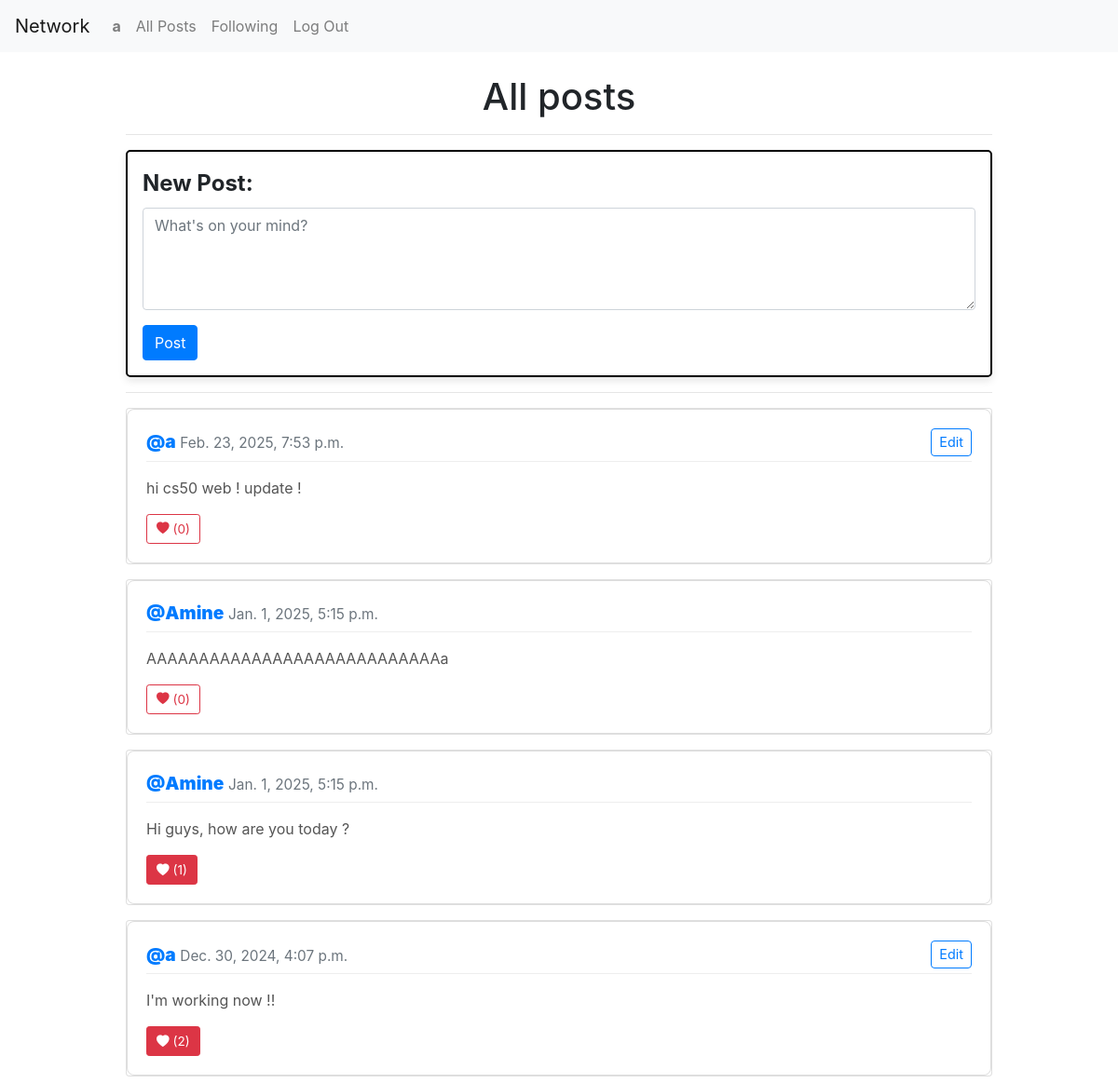
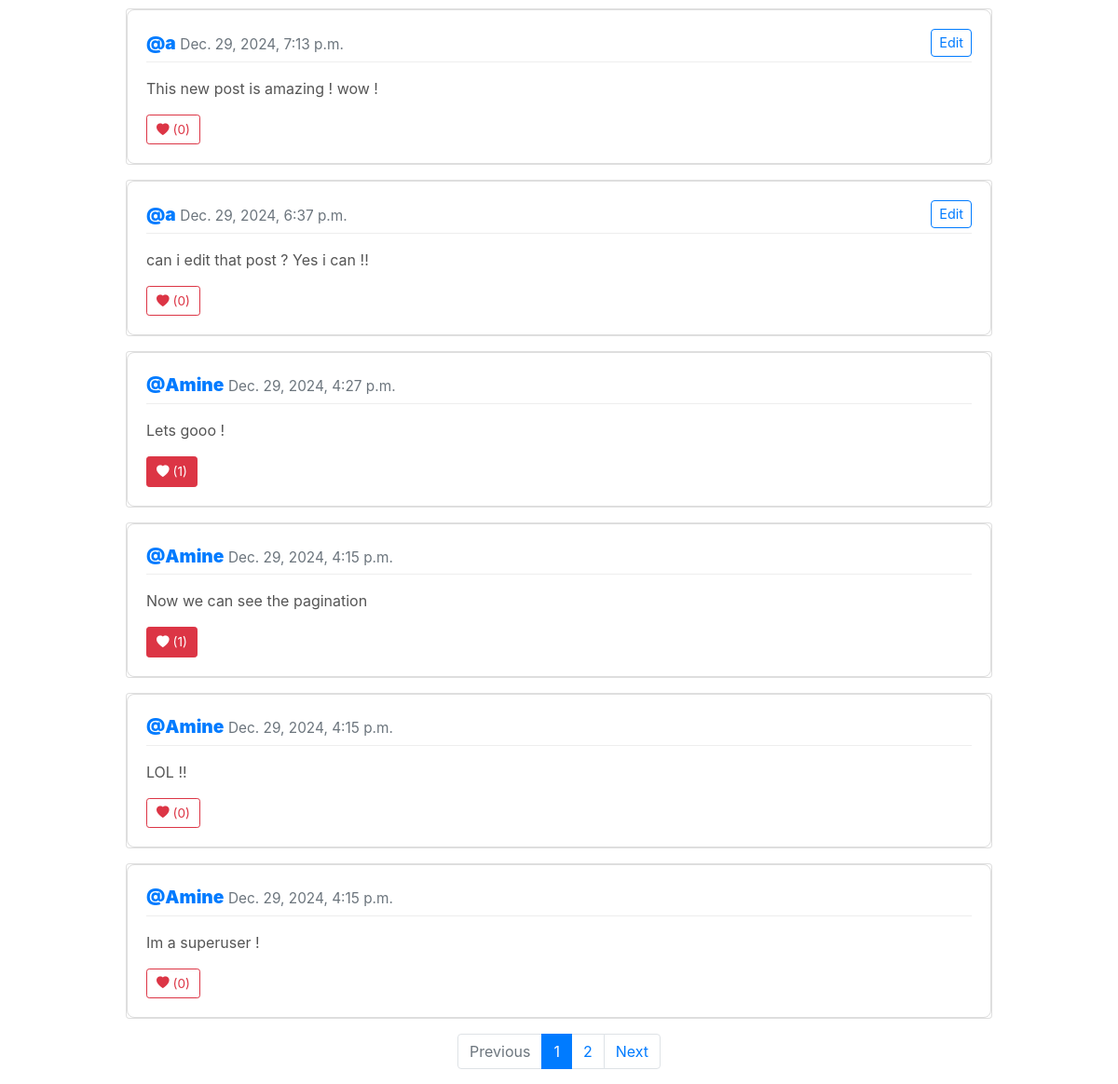
Before: / (signed in) with the older database file (2 pictures, top to bottom).
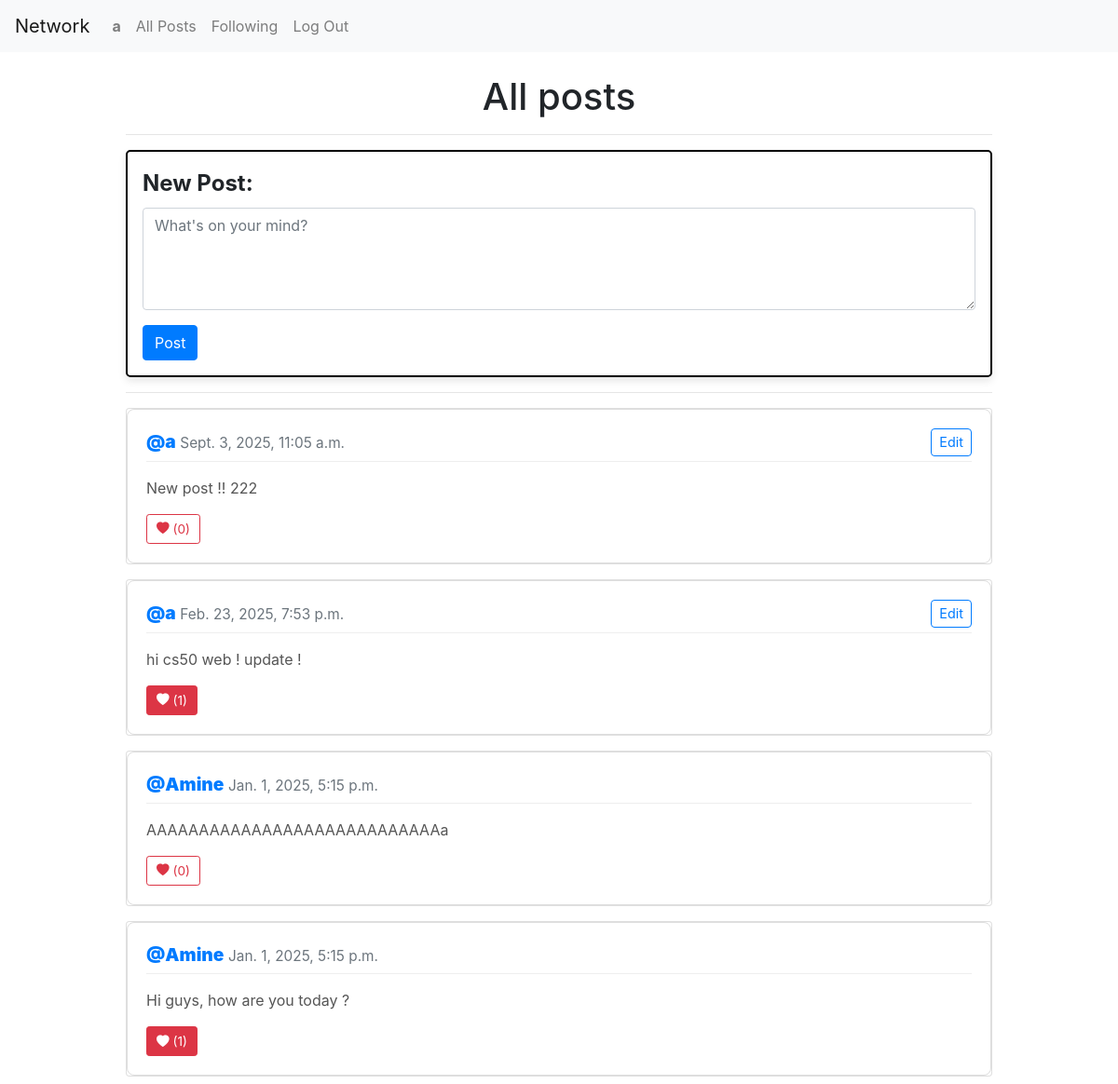
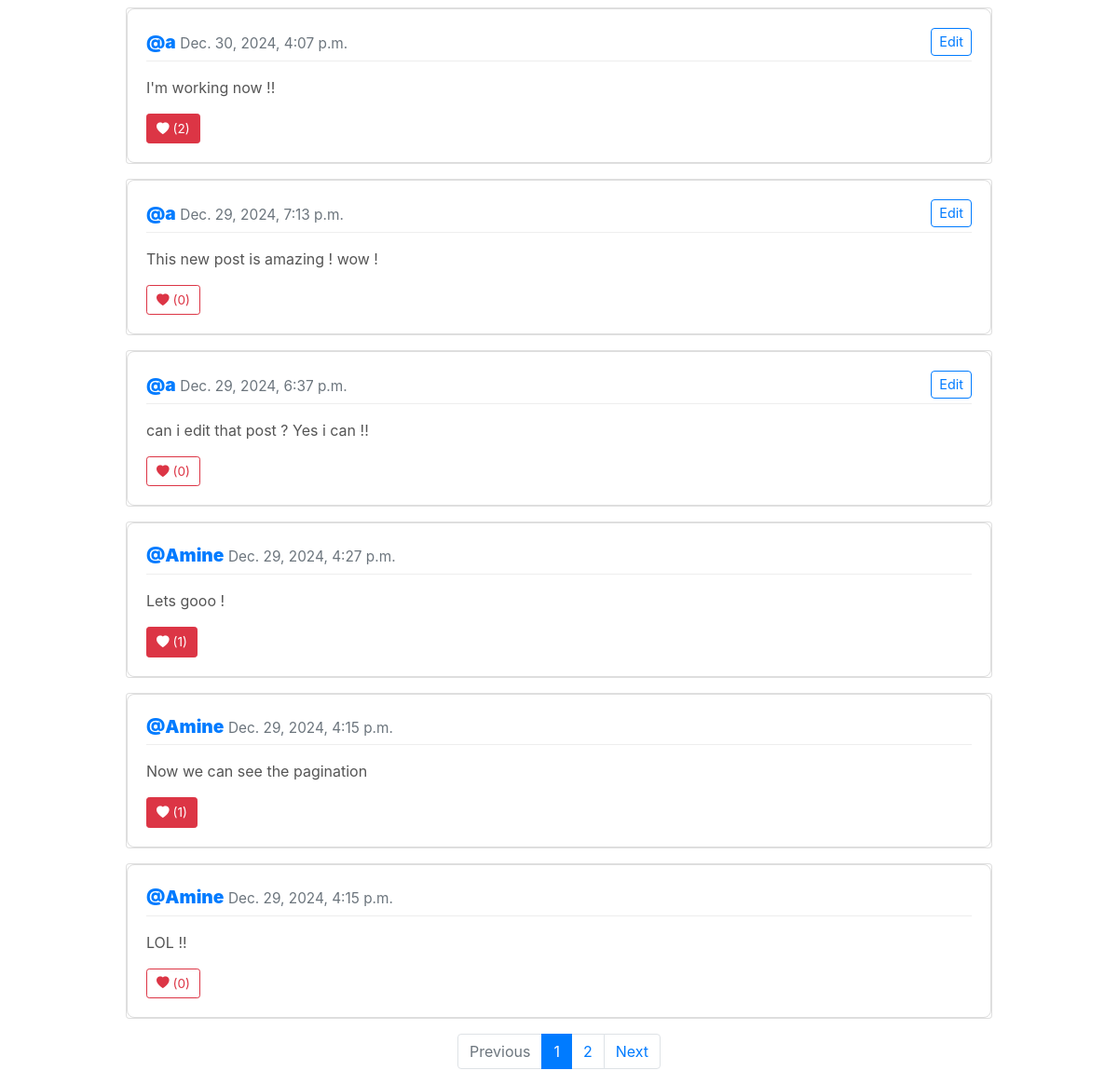
After: the same page with the newer database file (2 pictures, top to bottom).
### network/models.py (models this page shows, shortened)
class Post(models.Model):
    user = models.ForeignKey(User, on_delete=models.CASCADE, related_name="posts")
    content = models.TextField()
    created_at = models.DateTimeField(auto_now_add=True)
    likes = models.ManyToManyField(User, related_name="liked_posts", blank=True)

class User(AbstractUser):
    pass

### network/views.py (the view)
# urls.py: path("", views.index, name="index"),
@login_required
def index(request):
    try:
        posts = Post.objects.all().order_by("-created_at")
        paginator = Paginator(posts, 10)
        page_number = request.GET.get("page")
        if not page_number or not page_number.isdecimal():
            page_number = 1
        else:
            page_number = int(page_number)
        page_obj = paginator.get_page(page_number)
    except Exception as e:
        return render(
            request,
            "network/error.html",
            {"code": 400, "message": "Error loading all posts, {e}"},
        )
    return render(
        request, "network/index.html", {"form": NewPostForm(), "page": page_obj}
    )

### network/views.py
class NewPostForm(forms.Form):
    content = forms.CharField(
        widget=forms.Textarea(
            attrs={
                "class": "form-control mb-2",
                "rows": 4,
                "placeholder": "What's on your mind?",
            }
        ),
        label="New Post",
        max_length=500,
    )

### network/templates/network/index.html (shortened to what this page needs)
{% extends "network/layout.html" %}
{% load static %}
{% block body %}
    <div class="container-fluid mt-4" id="container-posts">
        <h1>All posts</h1>
        <hr>
         {% if user.is_authenticated %}
            <div class="new-post">
                <form id="new-post-form" method="post" action="{% url 'new_post' %}">
                    {{ form.as_p }}
                    <button type="submit" class="btn btn-primary">Post</button>
                </form>
            </div>
            <hr>
        {% endif %}
        {% include 'network/posts.html' %}
        {% include 'network/pagination.html' %}
    </div>
{% endblock %}

### network/templates/network/posts.html (shortened to what this page needs)
{% load static %}
<div id="all-posts-container">
    <div id="posts-list">
        {% for post in page %}
            <div class="card mb-3">
                <div class="card-body">
                    <div class="post-header d-flex justify-content-between align-items-center">
                        <div>
                            <a href="{% url 'profile' post.user %}"><strong>@{{post.user}}</strong></a>
                            <small class="text-muted">{{post.created_at}}</small>
                        </div>
                        {% if user == post.user %}
                            <button class="btn btn-sm btn-outline-primary edit-btn" data-id="{{post.id}}">
                                Edit
                            </button>
                        {% endif %}
                    </div>
                    <p class="post-content mt-3">{{post.content}}</p>
                    <div class="post-footer d-flex justify-content-between align-items-center">
                        <button
                            class="btn btn-sm {% if user in post.likes.all %}btn-danger{% else %}btn-outline-danger{% endif %} like-btn"
                            data-id="{{ post.id }}">
                            <i class="bi bi-heart-fill"></i> ({{ post.likes.count }})
                        </button>
                    </div>
                </div>
            </div>
        {% empty %}
            <h3>NO POSTS</h3>
        {% endfor %}
    </div>
</div>

Changed rows visible on the page:
no longer on this page (row unchanged): Post: user "Amine", created_at "Dec. 29, 2024, 4:15 p.m.", content "Im a superuser !", likes.count "0"
added Post: user "a", created_at "Sept. 3, 2025, 11:05 a.m.", content "New post !! 222", likes.count "0"
computed for Post "hi cs50 web ! update !": likes.count "0" → "1"
